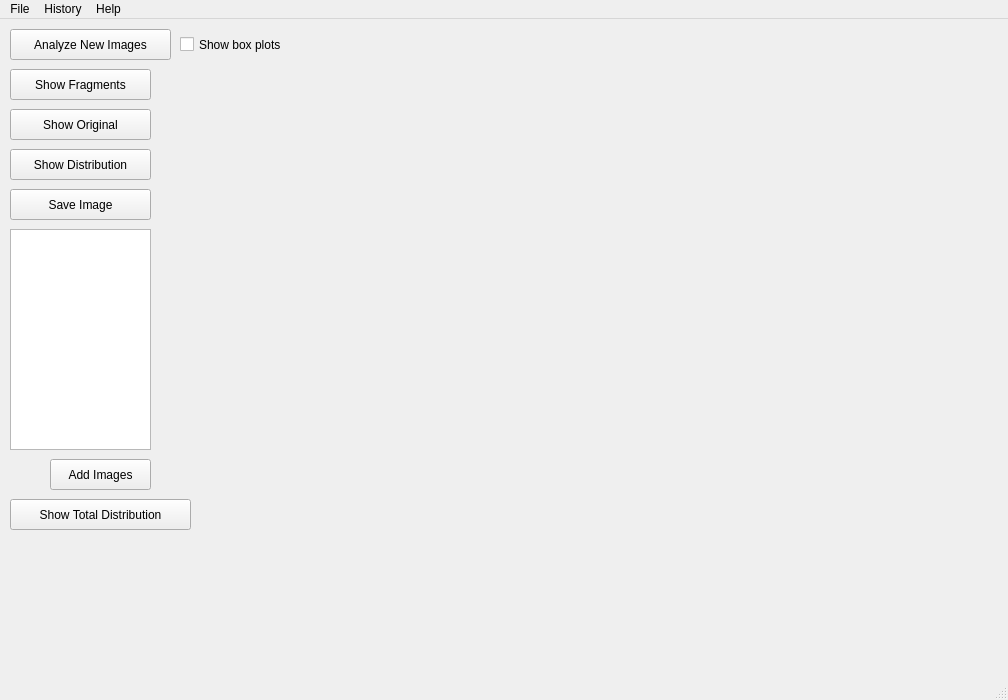
<?xml version="1.0" encoding="UTF-8"?>
<ui version="4.0">
 <class>DigiFerro</class>
 <widget class="QMainWindow" name="DigiFerro">
  <property name="geometry">
   <rect>
    <x>0</x>
    <y>0</y>
    <width>1008</width>
    <height>700</height>
   </rect>
  </property>
  <property name="acceptDrops">
   <bool>false</bool>
  </property>
  <property name="windowTitle">
   <string>DigiFerro</string>
  </property>
  <widget class="QWidget" name="centralwidget">
   <widget class="QLabel" name="label">
    <property name="geometry">
     <rect>
      <x>170</x>
      <y>50</y>
      <width>20</width>
      <height>20</height>
     </rect>
    </property>
    <property name="text">
     <string/>
    </property>
   </widget>
   <widget class="QPushButton" name="analyzeButton">
    <property name="geometry">
     <rect>
      <x>10</x>
      <y>10</y>
      <width>161</width>
      <height>31</height>
     </rect>
    </property>
    <property name="text">
     <string>Analyze New Images</string>
    </property>
   </widget>
   <widget class="QPushButton" name="fragmentButton">
    <property name="geometry">
     <rect>
      <x>10</x>
      <y>50</y>
      <width>141</width>
      <height>31</height>
     </rect>
    </property>
    <property name="text">
     <string>Show Fragments</string>
    </property>
   </widget>
   <widget class="QPushButton" name="originalButton">
    <property name="geometry">
     <rect>
      <x>10</x>
      <y>90</y>
      <width>141</width>
      <height>31</height>
     </rect>
    </property>
    <property name="text">
     <string>Show Original</string>
    </property>
   </widget>
   <widget class="QPushButton" name="graphButton">
    <property name="geometry">
     <rect>
      <x>10</x>
      <y>130</y>
      <width>141</width>
      <height>31</height>
     </rect>
    </property>
    <property name="text">
     <string>Show Distribution</string>
    </property>
   </widget>
   <widget class="QPushButton" name="saveButton">
    <property name="geometry">
     <rect>
      <x>10</x>
      <y>170</y>
      <width>141</width>
      <height>31</height>
     </rect>
    </property>
    <property name="text">
     <string>Save Image</string>
    </property>
   </widget>
   <widget class="QListWidget" name="imageList">
    <property name="enabled">
     <bool>true</bool>
    </property>
    <property name="geometry">
     <rect>
      <x>10</x>
      <y>210</y>
      <width>141</width>
      <height>221</height>
     </rect>
    </property>
    <property name="acceptDrops">
     <bool>true</bool>
    </property>
   </widget>
   <widget class="QPushButton" name="overallGraphButton">
    <property name="geometry">
     <rect>
      <x>10</x>
      <y>480</y>
      <width>181</width>
      <height>31</height>
     </rect>
    </property>
    <property name="text">
     <string>Show Total Distribution</string>
    </property>
   </widget>
   <widget class="QLabel" name="fragmentLabel">
    <property name="geometry">
     <rect>
      <x>260</x>
      <y>10</y>
      <width>40</width>
      <height>31</height>
     </rect>
    </property>
    <property name="text">
     <string/>
    </property>
   </widget>
   <widget class="QPushButton" name="addButton">
    <property name="geometry">
     <rect>
      <x>50</x>
      <y>440</y>
      <width>101</width>
      <height>31</height>
     </rect>
    </property>
    <property name="text">
     <string>Add Images</string>
    </property>
   </widget>
   <widget class="QCheckBox" name="rectCBox">
    <property name="geometry">
     <rect>
      <x>180</x>
      <y>10</y>
      <width>101</width>
      <height>31</height>
     </rect>
    </property>
    <property name="text">
     <string>Show box plots</string>
    </property>
   </widget>
  </widget>
  <widget class="QMenuBar" name="menubar">
   <property name="geometry">
    <rect>
     <x>0</x>
     <y>0</y>
     <width>1008</width>
     <height>31</height>
    </rect>
   </property>
   <widget class="QMenu" name="menuMenu">
    <property name="title">
     <string>File</string>
    </property>
    <addaction name="actionUpload_file"/>
    <addaction name="Create_New_Acount"/>
   </widget>
   <widget class="QMenu" name="menuHistory">
    <property name="title">
     <string>History</string>
    </property>
    <addaction name="actionUpload_file_2"/>
    <addaction name="actionShow_History"/>
   </widget>
   <widget class="QMenu" name="menuHelp">
    <property name="title">
     <string>Help</string>
    </property>
    <addaction name="separator"/>
    <addaction name="actionHelp"/>
    <addaction name="separator"/>
    <addaction name="actionAbout"/>
   </widget>
   <addaction name="menuMenu"/>
   <addaction name="menuHistory"/>
   <addaction name="menuHelp"/>
  </widget>
  <widget class="QStatusBar" name="statusbar"/>
  <action name="actionUpload_file">
   <property name="text">
    <string>Open file</string>
   </property>
  </action>
  <action name="actionUpload_file_2">
   <property name="text">
    <string>Open history file</string>
   </property>
  </action>
  <action name="actionShow_History">
   <property name="text">
    <string>Show History</string>
   </property>
  </action>
  <action name="actionHelp">
   <property name="text">
    <string>Help</string>
   </property>
  </action>
  <action name="actionAbout">
   <property name="text">
    <string>About</string>
   </property>
  </action>
  <action name="actionShow_Graph">
   <property name="text">
    <string>DEMO: Show Graph</string>
   </property>
  </action>
  <action name="Create_New_Acount">
   <property name="text">
    <string>Create New Acount</string>
   </property>
  </action>
 </widget>
 <resources/>
 <connections/>
</ui>
